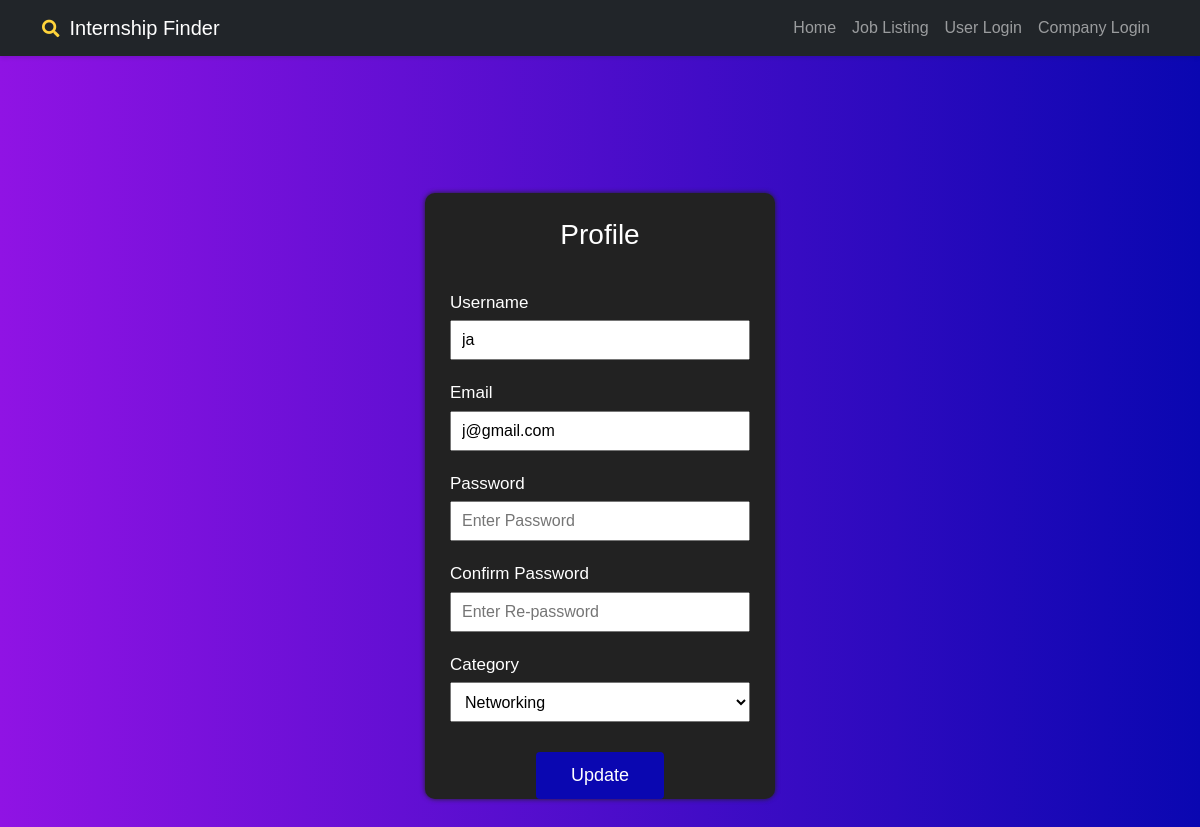
Screenshot of /internship-finder/student_profile/1/ with the database file from the repository.
### finder/models.py (models this page shows, shortened)
class Student(models.Model):
    id = models.AutoField(primary_key=True)
    user = models.OneToOneField(User, on_delete=models.CASCADE)
    username = models.CharField(max_length=20)
    email = models.EmailField()
    password = models.CharField(max_length=50)
    category = models.CharField(max_length=100)
    type     = models.CharField(max_length=15, default='student')

### finder/views.py (the view, shortened to what this page needs)
# urls.py: path('student_profile/<int:stu_id>/', views.student_profile, name='student-profile'),
def student_profile(request, stu_id):
    student = Student.objects.get(id=stu_id)
    return render(request, 'student_profile.html', {'user_type': 'company','profile': student,'student': student})

### finder/templates/student_profile.html (shortened to what this page needs)
{% extends 'basic.html' %}
{% block body %}
<div class="content">
    <form class="user_signup" method="POST">
        <h2>Profile</h2>
        <div class="inputBox">
            <label for="">Username</label>
            <input type="text" name="username"  placeholder="Enter Username" value="{{ student.username }}" required>
        </div>
        <div class="inputBox">
            <label for="">Email</label>
            <input type="email" name="email"  placeholder="Enter Email" value="{{ student.user.email }}" required>
        </div>
        <div class="inputBox">
            <label for="">Password</label>
            <input type="password" name="password1" placeholder="Enter Password" required>
        </div>
        <div class="inputBox">
            <label for="">Confirm Password</label>
            <input type="password" name="password2" placeholder="Enter Re-password" required>
        </div>
        <div class="inputBox">
            <label for="">Category</label>
            <select id="category" name="category" class="" required>
                <option value="network" {% if student.category == "network" %} selected {% endif %}>Networking</option>
            </select>
        </div>
        <div class="button">
            <button type="submit" class="btn">Update</button>
        </div>
    </form>
</div>
{% endblock %}

### rows the page displays
Student: username "ja", email "j@gmail.com", category "Networking"
